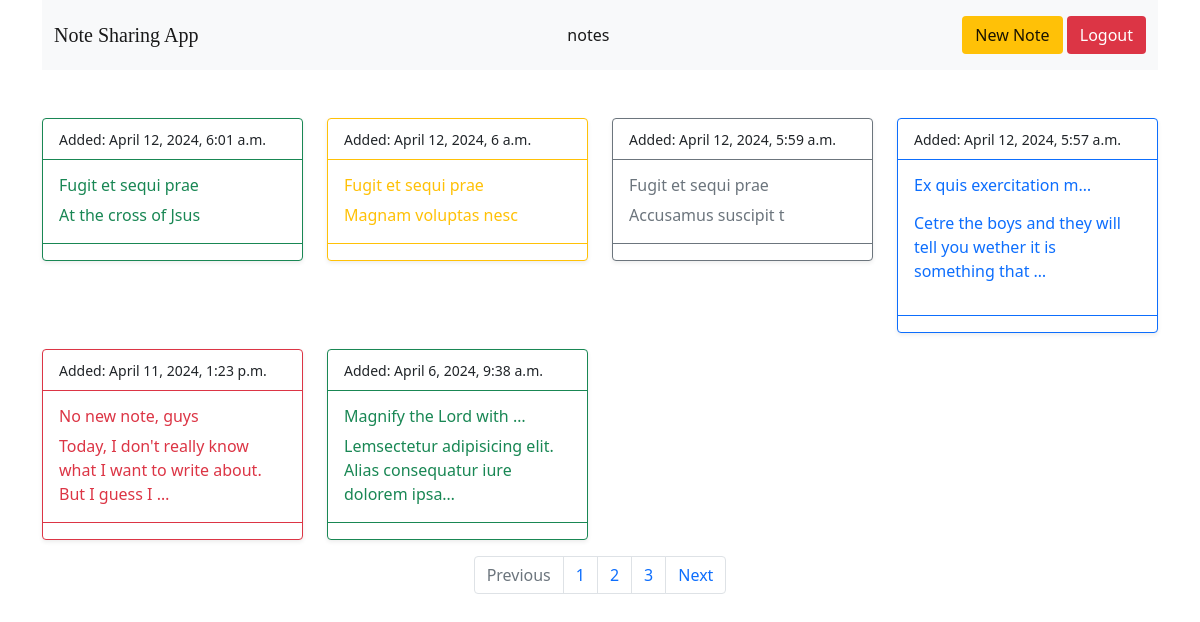
The app's page /my-notes/ (signed in) with its own data.
### Note/models.py (models this page shows, shortened)
class Note(models.Model):
    owner = models.ForeignKey(get_user_model(), related_name="notes", on_delete=models.CASCADE)
    title = models.CharField(max_length=200)
    slug = models.SlugField(max_length= 400)
    body = RichTextField()
    date_created = models.DateTimeField(auto_now_add=True)
    date_updated = models.DateTimeField(auto_now=True)
    def get_absolute_url(self):
        return reverse('view_note', kwargs={'username': self.owner.get_username(), 'slug': self.slug})
    class Meta:
        ordering = ('-date_created', '-date_updated')

### Note/views.py (the view)
# urls.py: path('my-notes/', views.notes, name="notes"),
@login_required(login_url='/login/')
def notes(request):
    if request.user.is_authenticated:
        notes = Note.objects.filter(owner = request.user)
    else:
        notes = None
    return render(request, 'notes.html', {'mynotes' : notes})

### templates/notes.html (shortened to what this page needs)
{% extends "base.html" %}
{% load social_share %}
{% block body %}
 <div class="row row-cols-1 row-cols-sm-2 row-cols-md-3 row-cols-lg-4">
    {% for note in mynotes  %}
   <div class="col">
    <a href="{{note.get_absolute_url}}" class="text-decoration-none ">
    <div class="card shadow-sm border-{% cycle 'success' 'warning' 'secondary' 'primary' 'danger' %} mb-3 " >
        <div class="card-header bg-transparent border-{% cycle 'success' 'warning' 'secondary' 'primary' 'danger' %} text-dark"><small>Added: {{note.date_created}}</small></div>
        <div class="card-body text-{% cycle 'success' 'warning' 'secondary' 'primary' 'danger' %}">
          <h6 class="card-title">{{note.title|truncatechars:"23"}}</h6>
          <p class="card-text">{{note.body |truncatechars:"70"|safe}}</p>
        </div>
        <div class="card-footer bg-transparent border-{% cycle 'success' 'warning' 'secondary' 'primary' 'danger' %} text-dark">
        </div>
      </div>
    </a>
   </div>
   {% endfor %}
    </div>
    <nav aria-label="Page navigation example">
        <ul class="pagination justify-content-center">
          <li class="page-item disabled">
            <a class="page-link">Previous</a>
          </li>
          <li class="page-item"><a class="page-link" href="#">1</a></li>
          <li class="page-item"><a class="page-link" href="#">2</a></li>
          <li class="page-item"><a class="page-link" href="#">3</a></li>
          <li class="page-item">
            <a class="page-link" href="#">Next</a>
          </li>
        </ul>
      </nav>
{% endblock body %}

### records on screen
Note: date_created "April 12, 2024, 6:01 a.m.", title "Fugit et sequi prae", body "At the cross of Jsus"
Note: date_created "April 12, 2024, 6 a.m.", title "Fugit et sequi prae", body "Magnam voluptas nesc"
Note: date_created "April 12, 2024, 5:59 a.m.", title "Fugit et sequi prae", body "Accusamus suscipit t"
Note: date_created "April 12, 2024, 5:57 a.m.", title "Ex quis exercitation m…", body "Cetre the boys and they will tell you wether it is something that …"
Note: date_created "April 11, 2024, 1:23 p.m.", title "No new note, guys", body "Today, I don't really know what I want to write about. But I guess I …"
Note: date_created "April 6, 2024, 9:38 a.m.", title "Magnify the Lord with …", body "Lemsectetur adipisicing elit. Alias consequatur iure dolorem ipsa…"
